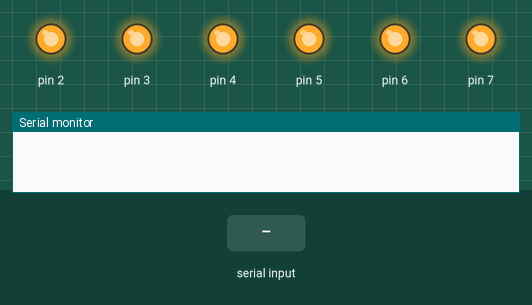
Recording of a sketch running on a simulated Arduino Uno, built with avr-gcc and run on an emulated ATmega328P. Parts: output pins drawn as LEDs (lit = HIGH), the last lines printed to the serial monitor. Inputs (shaded band) come from the test bench.

Above: at 1.2 s.
1.3 s: "button_1value=LOW" received over Serial
At 2.8 s:
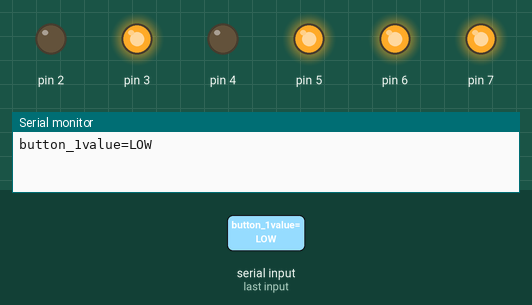
3.8 s: "button_1value=MID" received over Serial
At 5.9 s:
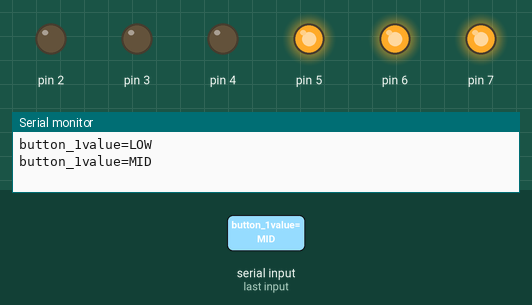
6.3 s: "button_1value=HIGH" received over Serial
At 7.8 s:
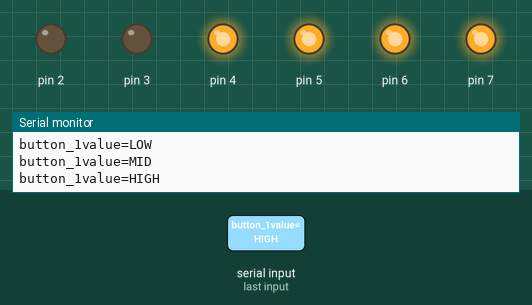
8.8 s: "red" received over Serial
At 10.8 s:
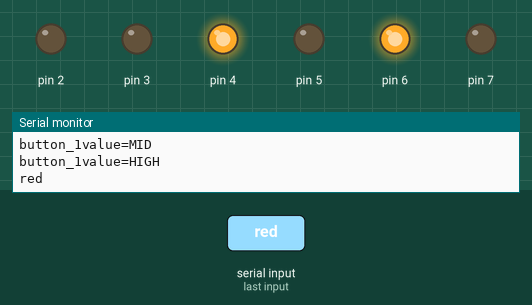
11.2 s: "button_1value=OFF" received over Serial
At 12.7 s:
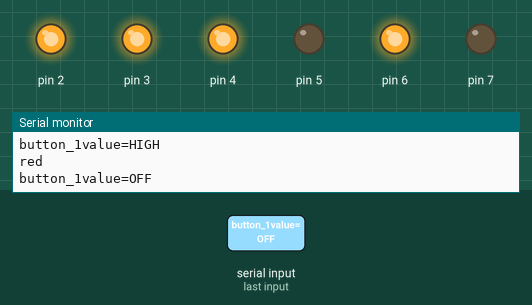
13.7 s: "green" received over Serial
At 15.8 s:
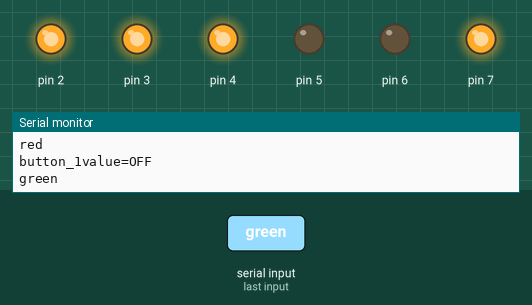
Timing chart, 0 to 17.2 s (numbered marks = the images above; inputs shaded):
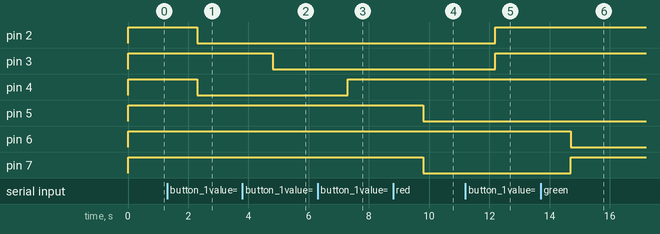

Measured:
- after the input at 1.3 s, pin 2, pin 4: HIGH → LOW after 1.0 s
- after the input at 3.8 s, pin 3: HIGH → LOW after 1.0 s
- after the input at 6.3 s, pin 4: LOW → HIGH after 1.0 s
- after the input at 8.8 s, pin 5, pin 7: HIGH → LOW after 1.0 s
- after the input at 11.2 s, pin 2, pin 3: LOW → HIGH after 1.0 s
- after the input at 13.7 s, pin 6: HIGH → LOW after 1.0 s; pin 7: LOW → HIGH after 1.0 s

The sketch:

tv_test.ino
```cpp
String buf;

void setup() {
  pinMode(2, OUTPUT);
  pinMode(3, OUTPUT);
  pinMode(4, OUTPUT);
  pinMode(5, OUTPUT);
  pinMode(6, OUTPUT);
  pinMode(7, OUTPUT);

  digitalWrite(2, HIGH);
  digitalWrite(3, HIGH);
  digitalWrite(4, HIGH);
  digitalWrite(5, HIGH);
  digitalWrite(6, HIGH);
  digitalWrite(7, HIGH);

  Serial.begin(115200);
  Serial.flush();
}

void loop() {
  if(Serial.available())
  {
    buf = Serial.readString();
    Serial.flush();
    Serial.println(buf);

    if(buf == "button_1value=OFF")
    {
      digitalWrite(2, HIGH);
      digitalWrite(3, HIGH);
      digitalWrite(4, HIGH);
    }
    else if(buf == "button_1value=LOW")
    {
      digitalWrite(2, LOW);
      digitalWrite(3, HIGH);
      digitalWrite(4, LOW);
    }
    else if(buf == "button_1value=MID")
    {
      digitalWrite(2, LOW);
      digitalWrite(3, LOW);
      digitalWrite(4, LOW);
    }
    else if(buf == "button_1value=HIGH")
    {
      digitalWrite(2, LOW);
      digitalWrite(4, HIGH);
      digitalWrite(3, LOW);
    }
    else if(buf == "red")
    {
      analogWrite(5, 0);
      analogWrite(6, 255);
      analogWrite(7, 0);
    }
    else if(buf == "green")
    {
      analogWrite(5, 0);
      analogWrite(6, 0);
      analogWrite(7, 255);
    }
    else if(buf == "blue")
    {
      analogWrite(5, 255);
      analogWrite(6, 0);
      analogWrite(7, 0);
    }
    else if(buf == "led off")
    {
      analogWrite(5, 0);
      analogWrite(6, 0);
      analogWrite(7, 0);
    }
  }
}
```
